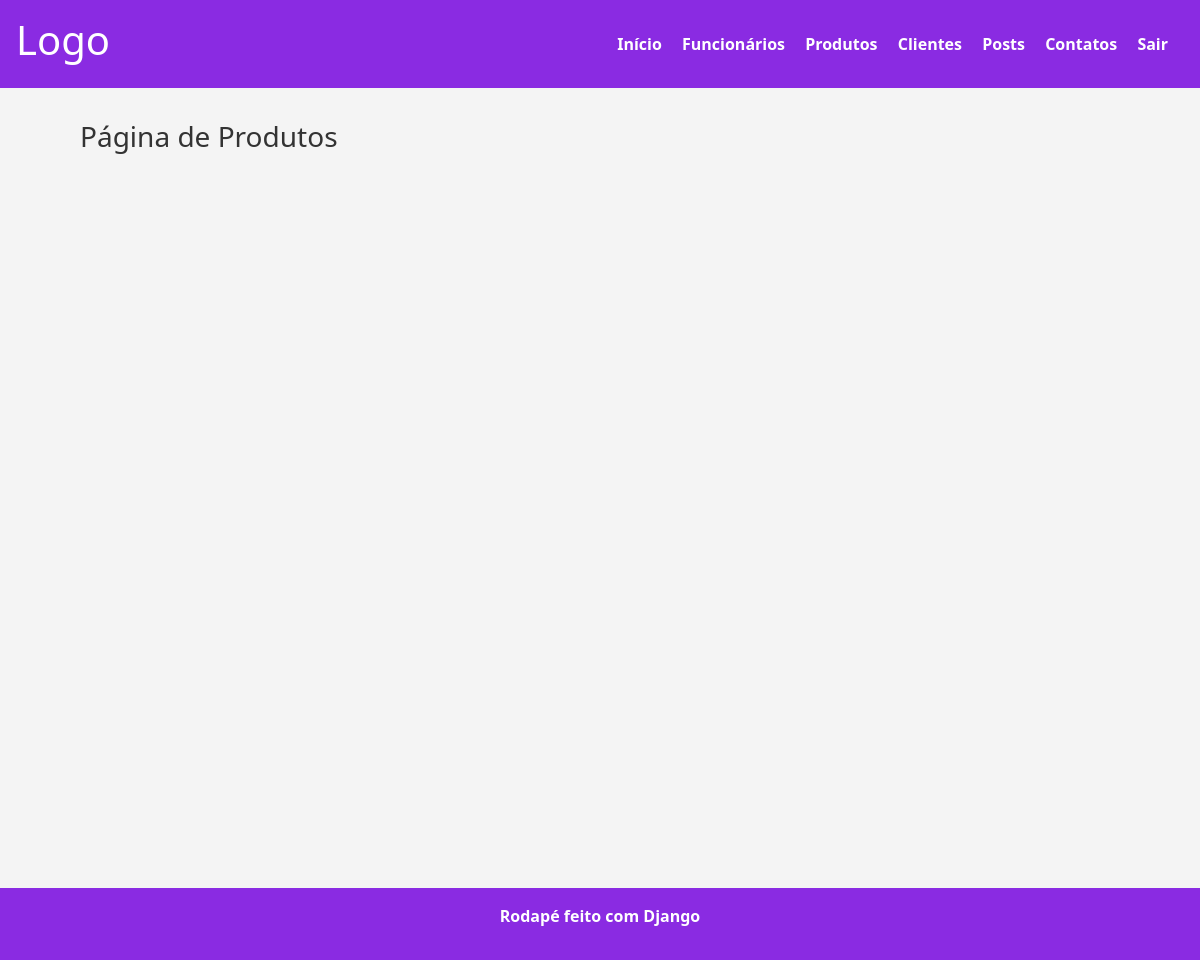
/produtos/ (signed in), run on an earlier commit of the app's database.
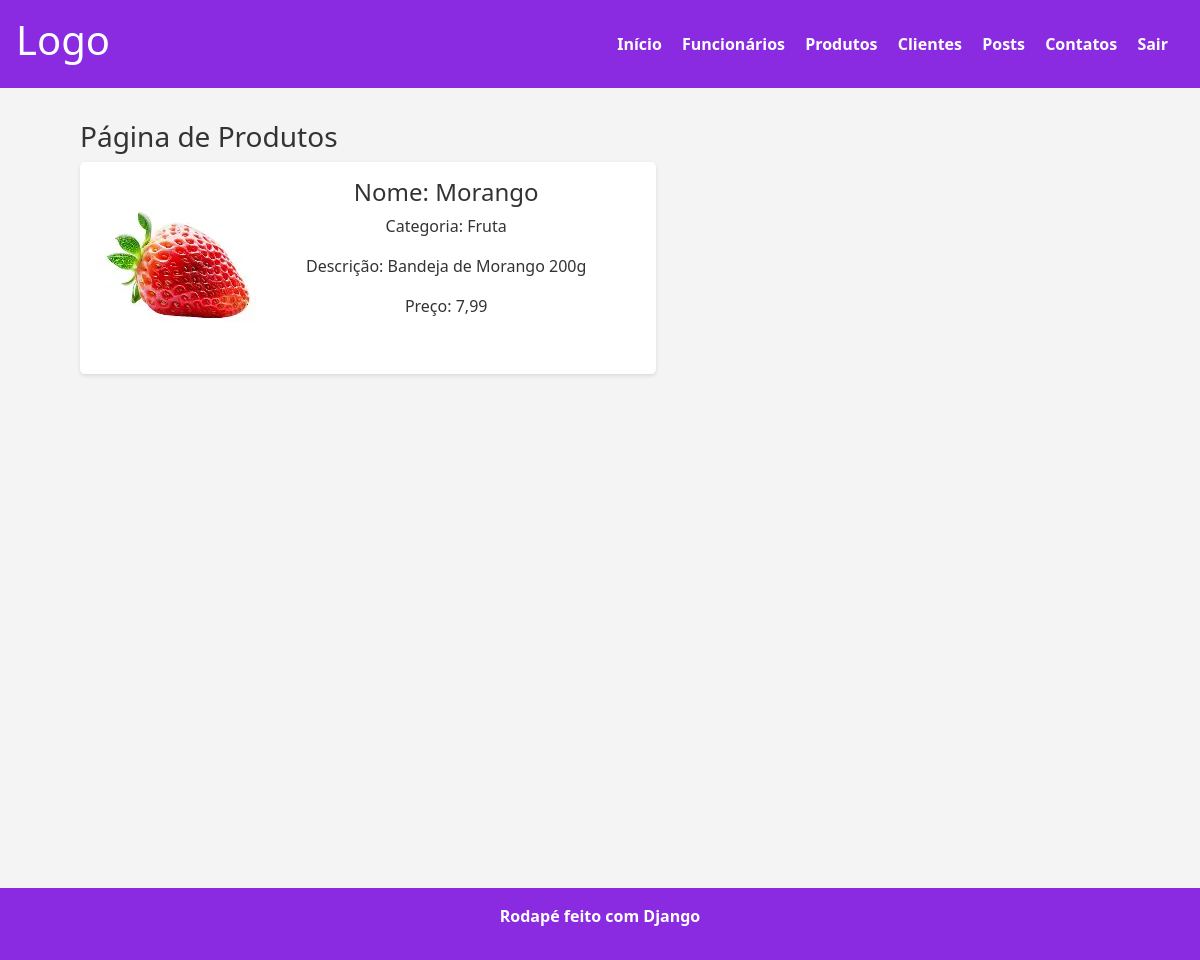
And on a later commit of the database.
### rh/models.py (models this page shows)
class Produto(models.Model):
    foto = models.ImageField(null=True, blank=True)
    nome = models.CharField(max_length=100)
    categoria = models.CharField(max_length=100)
    descricao= models.CharField(max_length=500)
    preco = models.FloatField(max_length=20)

### rh/views.py (the view)
# urls.py: path('produtos/',views.produtos, name='produtos'),
@login_required
def produtos(request):
    produtos  = Produto.objects.all()
    context = {'produtos': produtos}
    return render(request,'produtos.html',context)

### rh/templates/produtos.html (shortened to what this page needs)
{% extends "base.html" %}
{% block content %}
    <h3>Página de Produtos</h3>
    {% for produto in produtos %}
    <section class="card-produtos">
        <img src="{{ produto.foto.url }}" alt="Foto de {{produto.nome}}">
        <div class="info-funcionario">
            <h4>Nome: {{produto.nome}}</h4>
            <p>Categoria: {{produto.categoria}} </p>
            <p>Descrição: {{produto.descricao}} </p>
            <p>Preço: {{produto.preco}}</p>
        </div>
    </section>
    {%endfor%}
{% endblock %}

### templates/base.html (shortened to what this page needs)
{% load static %}
<!Doctype html>
<html lang="pt-br">
<head>
    {% load bootstrap5 %}
    {% bootstrap_css %}
    <link rel="stylesheet" href="{% static 'css/style.css' %}">
</head>
<body>
    <header class="header d-flex justify-content-between align-items-center">
        <h1>Logo</h1>
        {% include "components/_navbar.html" %}
    </header>
    <main>
        {% block content%}
        {% endblock %}
    </main>
    {% include "components/_footer.html" %}
</body>
</html>

### templates/components/_navbar.html
<nav class="menu">
    {%if request.user.is_authenticated%}
        <a href="{% url 'home' %}">Início</a>
        <a href="{% url 'funcionarios' %}">Funcionários</a>
        <a href="{% url 'produtos' %}">Produtos</a>
        <a href="{% url 'clientes' %}">Clientes</a>
        <a href="{% url 'posts' %}">Posts</a>
        <a href="{% url 'contatos' %}">Contatos</a>
        <a href="{% url 'logout' %}">Sair</a>
    {%else%}
        <a href="{% url 'home' %}">Início</a>
        <a href="{% url 'login' %}">Entrar</a>
        <a href="{% url 'registrar' %}">Registrar</a>
    {% endif %}
</nav>

### templates/components/_footer.html
<footer>
    <p>Rodapé feito com Django</p>
</footer>

### static/css/style.css (style rules this page uses)
* { margin:0; padding: 0; box-sizing: border-box; }
body { background-color: #f4f4f4; color: #333; display: flex; flex-direction: column; font-size: 16px; }
header { display: flex; justify-content: space-between; align-items: center; }
.header { background-color: blueviolet; color: white; padding: 1rem; }
.header a { text-decoration: none; color: #fff; font-weight: bold; margin-right: 1rem; }
main { padding: 2rem 5rem; min-height: 100vh; }
.card-funcionario, .card-produtos, .card-cliente { display:flex; width: 36rem; background-color: #fff; padding: 1rem; margin-bottom: 1rem; border-radius: 5px; box-shadow: 0 2px 4px rgba(0,0,0,0.1); }
.info-funcionario { display: flex; flex-direction: column; align-items: center; margin-left: 2rem; }
footer { display: flex; justify-content: center; align-items: center; background-color: blueviolet; color: #fff; font-weight: bold; padding: 1rem; }

What changed in the data, as far as the page shows it:
added Produto: foto (picture), nome "Morango", categoria "Fruta", descricao "Bandeja de Morango 200g", preco "7,99"
